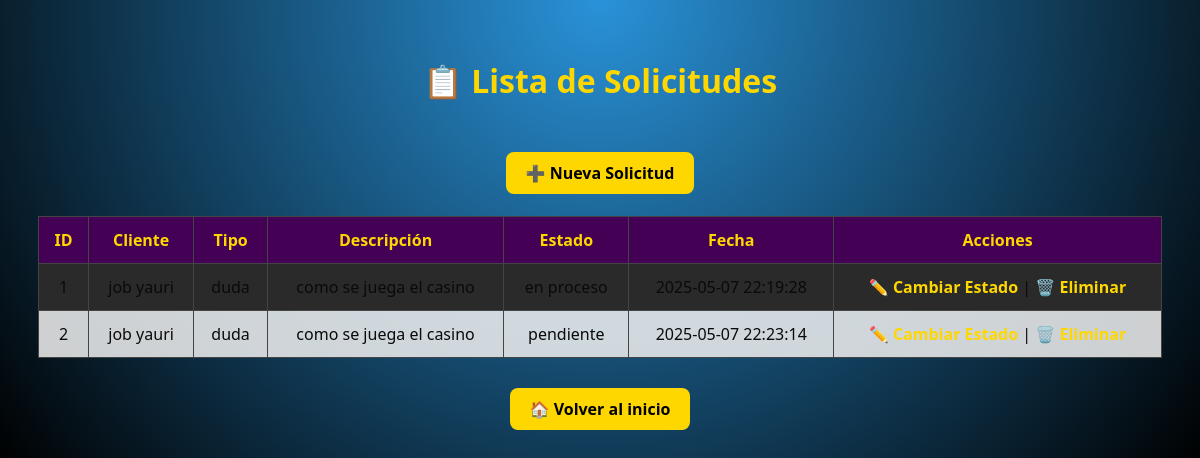
Page /atencion/listar_solicitudes.php on the committed database.
### tables this page shows
CREATE TABLE `solicitudes_atencion` (
  `id` int(11) NOT NULL,
  `cliente_id` int(11) DEFAULT NULL,
  `tipo` varchar(50) DEFAULT NULL,
  `descripcion` text DEFAULT NULL,
  `estado` varchar(20) DEFAULT 'pendiente',
  `fecha_creacion` timestamp NOT NULL DEFAULT current_timestamp()
);

CREATE TABLE `clientes` (
  `id` int(11) NOT NULL,
  `nombre` varchar(100) DEFAULT NULL,
  `apellido` varchar(100) DEFAULT NULL,
  `dni` varchar(15) DEFAULT NULL,
  `email` varchar(100) DEFAULT NULL,
  `telefono` varchar(20) DEFAULT NULL,
  `fecha_registro` date DEFAULT NULL,
  `preferencias` text DEFAULT NULL,
  `segmento` varchar(100) NOT NULL
);

### atencion/listar_solicitudes.php (the view, shortened to what this page needs)
<?php
$conexion = new mysqli("localhost", "root", "", "atlantic_city_db");
$resultado = $conexion->query("SELECT sa.id, c.nombre, c.apellido, sa.tipo, sa.descripcion, sa.estado, sa.fecha_creacion
                               FROM solicitudes_atencion sa
                               JOIN clientes c ON sa.cliente_id = c.id");
?>
<!DOCTYPE html>
<html lang="es">
<head>
  <link rel="stylesheet" href="../css/atencion.css">
  <link rel="stylesheet" href="../css/btns.css">
</head>
<body>
  <div class="container">
    <h1>📋 Lista de Solicitudes</h1>
    <a href="registrar_solicitud.php" class="btn">➕ Nueva Solicitud</a><br><br>
    <table>
      <tr>
        <th>ID</th>
        <th>Cliente</th>
        <th>Tipo</th>
        <th>Descripción</th>
        <th>Estado</th>
        <th>Fecha</th>
        <th>Acciones</th>
      </tr>
      <?php while ($fila = $resultado->fetch_assoc()): ?>
        <tr>
          <td><?= htmlspecialchars($fila['id']) ?></td>
          <td><?= htmlspecialchars($fila['nombre'] . " " . $fila['apellido']) ?></td>
          <td><?= htmlspecialchars($fila['tipo']) ?></td>
          <td><?= htmlspecialchars($fila['descripcion']) ?></td>
          <td><?= htmlspecialchars($fila['estado']) ?></td>
          <td><?= htmlspecialchars($fila['fecha_creacion']) ?></td>
          <td>
            <a href="editar_estado.php?id=<?= htmlspecialchars($fila['id']) ?>">✏️ Cambiar Estado</a> |
            <a href="listar_solicitudes.php?eliminar_id=<?= htmlspecialchars($fila['id']) ?>" onclick="return confirm('¿Eliminar esta solicitud?');">🗑️ Eliminar</a>
          </td>
        </tr>
      <?php endwhile; ?>
    </table>
    <a href="../index.html" class="btn">🏠 Volver al inicio</a>
  </div>
</body>
</html>

### css/atencion.css (style rules this page uses)
body { font-family: 'Segoe UI', sans-serif; background: radial-gradient(circle at top, #2992d8, #000); color: #fff; padding: 30px; text-align: center; }
h1, h2 { color: #ffd700; margin-bottom: 20px; }
table { width: 100%; border-collapse: collapse; background-color: #f0f0f0da; color: #0a0a0a; }
th, td { padding: 12px; border: 1px solid #444; }
th { background-color: #440055; color: #ffd700; }
tr:nth-child(even) { background-color: #2a2a2a; }
a { color: #ffd700; text-decoration: none; font-weight: bold; }

### css/btns.css (style rules this page uses)
.btn { display: inline-block; background-color: gold; color: black; padding: 10px 20px; border-radius: 8px; text-decoration: none; font-weight: bold; transition: 0.3s; text-align: center; margin-top: 30px; }

### rows in the picture
solicitudes_atencion: id "1", cliente.apellido "job yauri", tipo "duda", descripcion "como se juega el casino", estado "en proceso", fecha_creacion "2025-05-07 22:19:28"
solicitudes_atencion: id "2", cliente.apellido "job yauri", tipo "duda", descripcion "como se juega el casino", estado "pendiente", fecha_creacion "2025-05-07 22:23:14"
